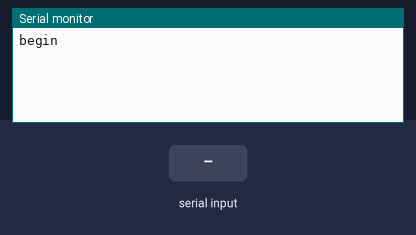
The sketch below on a simulated Arduino Uno, built with avr-gcc and run on an emulated ATmega328P. Parts: the last lines printed to the serial monitor. Inputs (shaded band) come from the test bench.

Above: at 1.2 s.
1.3 s: "1" received over the second serial link
At 2.2 s:
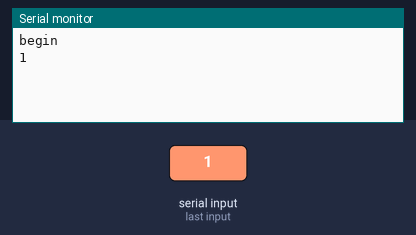
2.8 s: "0" received over the second serial link
At 3.4 s:
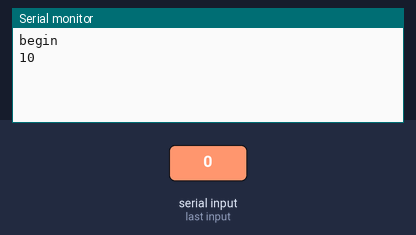

Measured:
- after the input at 1.3 s, the serial monitor: prints a new line at once (image 1)
- after the input at 2.8 s, the serial monitor: prints a new line at once (image 2)

The sketch:

eclairage_pub_sender.ino
```cpp
#include <SoftwareSerial.h>

SoftwareSerial HC12(10, 11); // HC-12 TX Pin, HC-12 RX Pin

void setup() {
  Serial.begin(9600);             // Serial port to computer
  HC12.begin(9600);               // Serial port to HC12
Serial.println("begin");
}

void loop() {
  while (HC12.available()) {        // If HC-12 has data
    Serial.write(HC12.read());      // Send the data to Serial monitor
  }
  while (Serial.available()) {      // If Serial monitor has data
    HC12.write(Serial.read());      // Send that data to HC-12
  }
}
```
